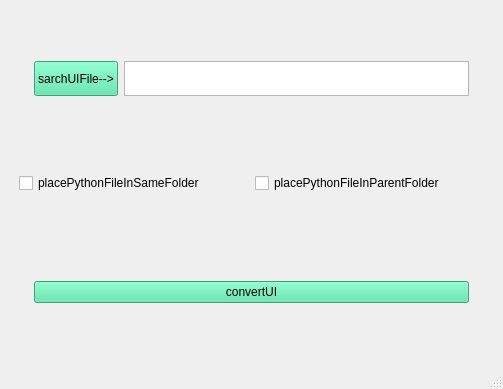
<?xml version="1.0" encoding="UTF-8"?>
<ui version="4.0">
 <class>MainWindow</class>
 <widget class="QMainWindow" name="MainWindow">
  <property name="geometry">
   <rect>
    <x>0</x>
    <y>0</y>
    <width>503</width>
    <height>389</height>
   </rect>
  </property>
  <property name="windowTitle">
   <string>MainWindow</string>
  </property>
  <widget class="QWidget" name="centralwidget">
   <layout class="QVBoxLayout" name="verticalLayout">
    <property name="bottomMargin">
     <number>20</number>
    </property>
    <item>
     <widget class="QWidget" name="widget" native="true">
      <property name="sizePolicy">
       <sizepolicy hsizetype="Expanding" vsizetype="Fixed">
        <horstretch>0</horstretch>
        <verstretch>0</verstretch>
       </sizepolicy>
      </property>
      <property name="maximumSize">
       <size>
        <width>16777215</width>
        <height>200</height>
       </size>
      </property>
      <layout class="QHBoxLayout" name="horizontalLayout">
       <property name="leftMargin">
        <number>25</number>
       </property>
       <property name="topMargin">
        <number>40</number>
       </property>
       <property name="rightMargin">
        <number>25</number>
       </property>
       <item>
        <widget class="QPushButton" name="openFileDialogBtn">
         <property name="sizePolicy">
          <sizepolicy hsizetype="Fixed" vsizetype="Fixed">
           <horstretch>0</horstretch>
           <verstretch>0</verstretch>
          </sizepolicy>
         </property>
         <property name="maximumSize">
          <size>
           <width>16777215</width>
           <height>35</height>
          </size>
         </property>
         <property name="styleSheet">
          <string notr="true">background-color: rgb(73, 227, 163);
color: rgb(0, 0, 0);</string>
         </property>
         <property name="text">
          <string>sarchUIFile--&gt;</string>
         </property>
        </widget>
       </item>
       <item>
        <widget class="QTextEdit" name="uiPathTextEdit">
         <property name="sizePolicy">
          <sizepolicy hsizetype="Expanding" vsizetype="Fixed">
           <horstretch>0</horstretch>
           <verstretch>0</verstretch>
          </sizepolicy>
         </property>
         <property name="maximumSize">
          <size>
           <width>16777215</width>
           <height>35</height>
          </size>
         </property>
         <property name="readOnly">
          <bool>true</bool>
         </property>
        </widget>
       </item>
      </layout>
     </widget>
    </item>
    <item>
     <widget class="QWidget" name="widget_2" native="true">
      <property name="sizePolicy">
       <sizepolicy hsizetype="Expanding" vsizetype="Preferred">
        <horstretch>0</horstretch>
        <verstretch>0</verstretch>
       </sizepolicy>
      </property>
      <layout class="QHBoxLayout" name="horizontalLayout_2">
       <property name="leftMargin">
        <number>10</number>
       </property>
       <property name="topMargin">
        <number>20</number>
       </property>
       <item>
        <widget class="QCheckBox" name="sameFolderCheckBox">
         <property name="text">
          <string>placePythonFileInSameFolder</string>
         </property>
        </widget>
       </item>
       <item>
        <widget class="QCheckBox" name="parentFolderCheckBox">
         <property name="text">
          <string>placePythonFileInParentFolder</string>
         </property>
        </widget>
       </item>
      </layout>
     </widget>
    </item>
    <item>
     <widget class="QWidget" name="widget_5" native="true">
      <property name="sizePolicy">
       <sizepolicy hsizetype="Expanding" vsizetype="Preferred">
        <horstretch>0</horstretch>
        <verstretch>0</verstretch>
       </sizepolicy>
      </property>
      <layout class="QHBoxLayout" name="horizontalLayout_4">
       <property name="leftMargin">
        <number>25</number>
       </property>
       <property name="rightMargin">
        <number>25</number>
       </property>
       <item>
        <widget class="QPushButton" name="convertUiBtn">
         <property name="sizePolicy">
          <sizepolicy hsizetype="Expanding" vsizetype="Fixed">
           <horstretch>0</horstretch>
           <verstretch>0</verstretch>
          </sizepolicy>
         </property>
         <property name="styleSheet">
          <string notr="true">background-color: rgb(73, 227, 163);
color: rgb(0, 0, 0);</string>
         </property>
         <property name="text">
          <string>convertUI</string>
         </property>
         <property name="default">
          <bool>false</bool>
         </property>
        </widget>
       </item>
      </layout>
     </widget>
    </item>
   </layout>
  </widget>
  <widget class="QStatusBar" name="statusbar"/>
 </widget>
 <resources/>
 <connections/>
</ui>
